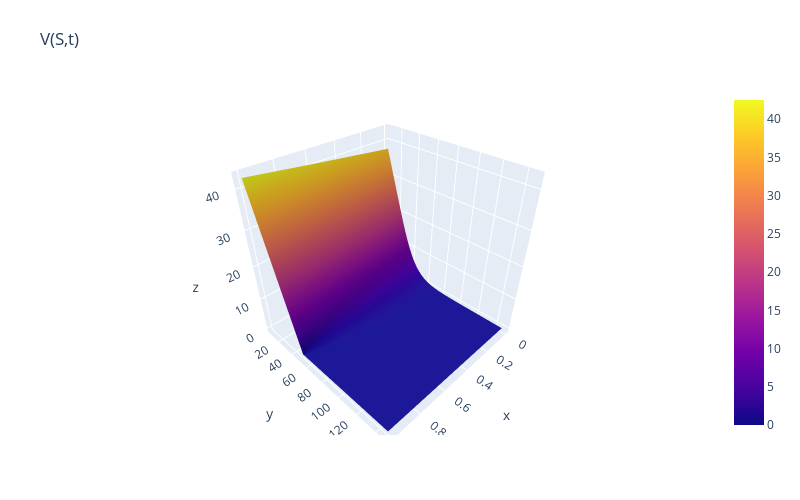

The notebook cell saved with this chart:
### Code cell
grid.net = net.copy()
grid.toNormal(obj_mutation=True)
grid.plot(0, cut=True)

### Figure 1 — Plotly figure (JSON) as saved in the notebook; plotly's stock layout.template omitted (floating-point values rounded to 4 significant figures; data arrays with more than 128 entries replaced by an {"elided": "..."} marker saying what was removed)
{"data": [{"x": {"elided": "201 float values"}, "y": {"elided": "150 float values"}, "z": {"elided": "150x201 float values"}, "type": "surface"}], "layout": {"margin": {"l": 65, "r": 50, "b": 65, "t": 90}, "title": {"text": "V(S,t)"}, "autosize": false, "width": 800, "height": 500}}
